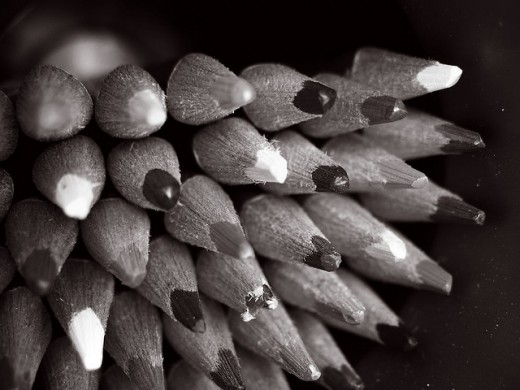
%> input picture 增强算法/Histogram-Equalization-Logarithmic-Mapping-Image-Rotation-Gaussian-Averaging-Filter-Median-Filter-master/HistogramEqualization/BC.jpg, 520 x 390 px
$ octave HistogramInbuilt.m   (GNU Octave 9; MATLAB toolbox functions it lacks are replaced by stand-ins)
%> lines starting %> are read from the running program, lines starting %| are printed output that depends on the picture
% Flush out the MATLAB.
close all;
clc;
clear all;


% Read the desired image file.
ImageData=imread('BC.jpg');
%> ImageData is the input picture: size 390x520x3 uint8; mean R, G, B 69.5, 61.7, 60.9

ImageData=rgb2gray(ImageData);
%> ImageData: size 390x520 uint8


% Display the original image.
figure,imshow(ImageData);
title(' Original Image without Histogram: ');


% Histogram image implementation.
HistogramImage = histeq(ImageData);
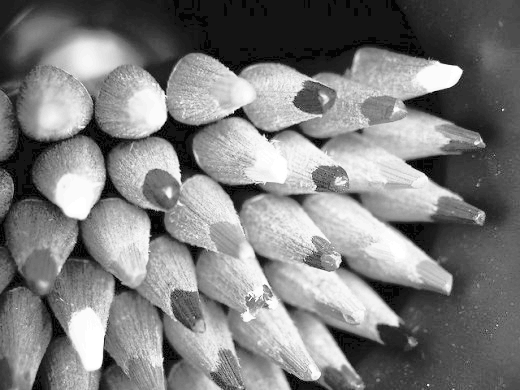
%> HistogramImage: size 390x520 uint8; min 0, max 255, mean 127


% Display the output image.
figure,imshow(HistogramImage);
title(' Final Image with Histogram: ');


% Add noise to oriiginal image.
ImageDataNoise = imnoise(ImageData,'Salt & Pepper', 0.04);
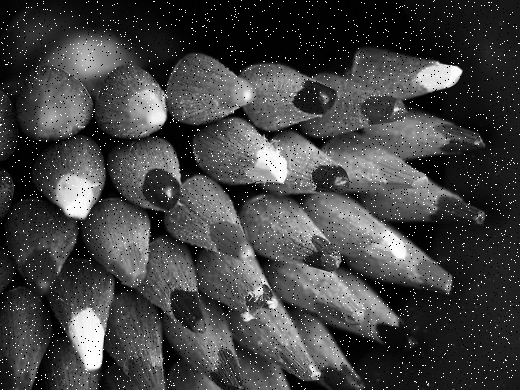
%> ImageDataNoise: size 390x520 uint8; min 0, max 255, mean 66.4

% Display the original image with noise.
figure,imshow(ImageDataNoise);
title(' Original Image with noise: ');


% Histogram image implementation.
HistogramImageNoise = histeq(ImageDataNoise);
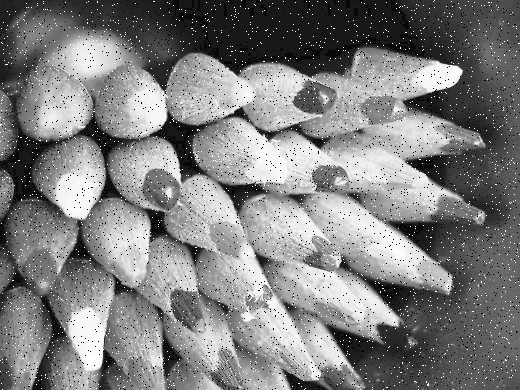
%> HistogramImageNoise: size 390x520 uint8; min 0, max 255, mean 126.9


% Display the output image.
figure,imshow(HistogramImageNoise);
title(' Final Image(with noise) with Histogram: ');

$ run again, with 增强算法/Histogram-Equalization-Logarithmic-Mapping-Image-Rotation-Gaussian-Averaging-Filter-Median-Filter-master/HistogramEqualization/auto.pnm saved as 增强算法/Histogram-Equalization-Logarithmic-Mapping-Image-Rotation-Gaussian-Averaging-Filter-Median-Filter-master/HistogramEqualization/BC.jpg
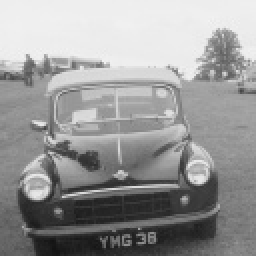
%> input picture 增强算法/Histogram-Equalization-Logarithmic-Mapping-Image-Rotation-Gaussian-Averaging-Filter-Median-Filter-master/HistogramEqualization/auto.pnm, 128 x 128 px (shown 2 times larger)
%> ImageData is the input picture: size 128x128 uint8; min 19, max 243, mean 152
%> `HistogramImage = histeq(ImageData);`:
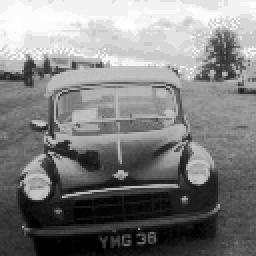
%> HistogramImage: size 128x128 uint8 (shown 2 times larger); min 0, max 255, mean 127.2
%> `HistogramImageNoise = histeq(ImageDataNoise);`:
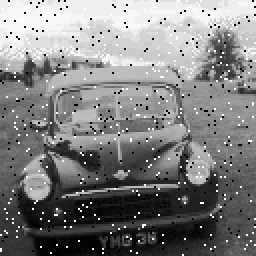
%> HistogramImageNoise: size 128x128 uint8 (shown 2 times larger); min 0, max 255, mean 127.3

$ run again, with 增强算法/Histogram-Equalization-Logarithmic-Mapping-Image-Rotation-Gaussian-Averaging-Filter-Median-Filter-master/HistogramEqualization/building.pnm saved as 增强算法/Histogram-Equalization-Logarithmic-Mapping-Image-Rotation-Gaussian-Averaging-Filter-Median-Filter-master/HistogramEqualization/BC.jpg
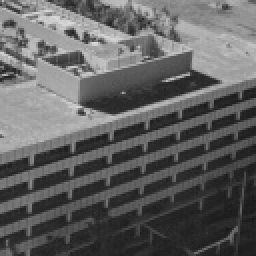
%> input picture 增强算法/Histogram-Equalization-Logarithmic-Mapping-Image-Rotation-Gaussian-Averaging-Filter-Median-Filter-master/HistogramEqualization/building.pnm, 128 x 128 px (shown 2 times larger)
%> ImageData is the input picture: size 128x128 uint8; min 24, max 219, mean 96.3
%> `ImageDataNoise = imnoise(ImageData,'Salt & Pepper', 0.04);`:
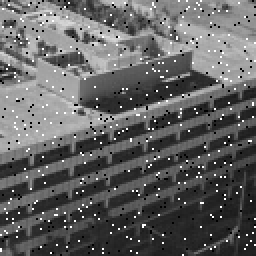
%> ImageDataNoise: size 128x128 uint8 (shown 2 times larger); min 0, max 255, mean 97.8
%> `HistogramImageNoise = histeq(ImageDataNoise);`:
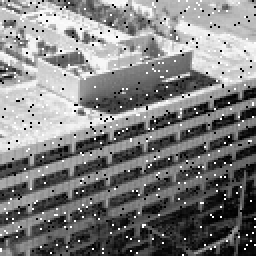
%> HistogramImageNoise: size 128x128 uint8 (shown 2 times larger); min 0, max 255, mean 126.6; mean of the top-left, top-right, bottom-left and bottom-right quarters 179.8, 153, 105.1, 68.6
